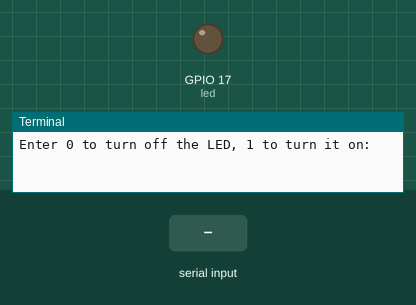
This program was run on a simulated Raspberry Pi (BCM pin numbers). On the bench: output pins drawn as LEDs (lit = HIGH), the last lines printed to the terminal. The inputs (shaded band) are chosen by the test bench. At 3.3 s the program stops and its outputs stay as they are.

Above: at 1.2 s.
1.3 s: "1" typed at the terminal, then Enter
At 2.5 s:
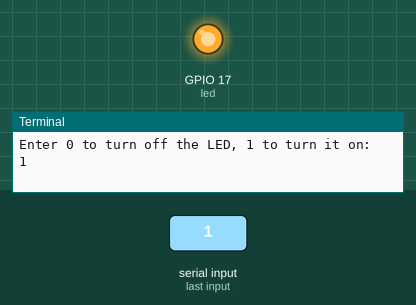
Timing chart, 0 to 4.8 s (numbered marks = the images above; inputs shaded):
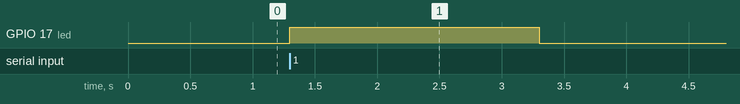

The program:

activity_4__1_-checkpoint.py
```python
from gpiozero import LED
import time

led = LED(17)

user_choice = int(input("Enter 0 to turn off the LED, 1 to turn it on: "))

if user_choice == 0:
    led.off()
elif user_choice == 1:
    led.on()
else:
    print("Invalid choice, must be 0 or 1")
    exit()

time.sleep(2)
print("End")
```

Measured:
- after the input at 1.3 s, GPIO 17 (led): LOW → HIGH at once, → LOW 2.0 s later
